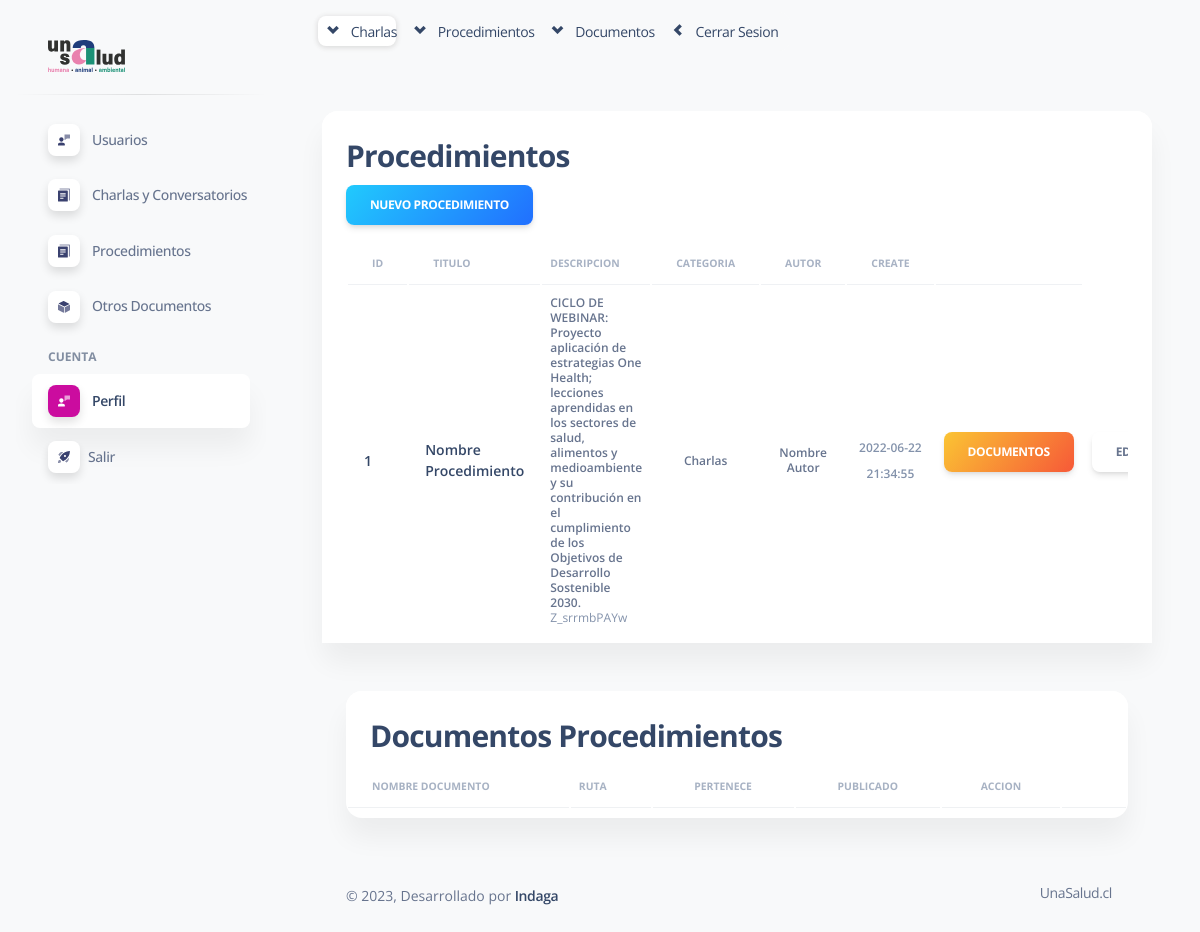
/admin/Layout/index.php?page=4 (signed in), run on an earlier commit of the app's database.
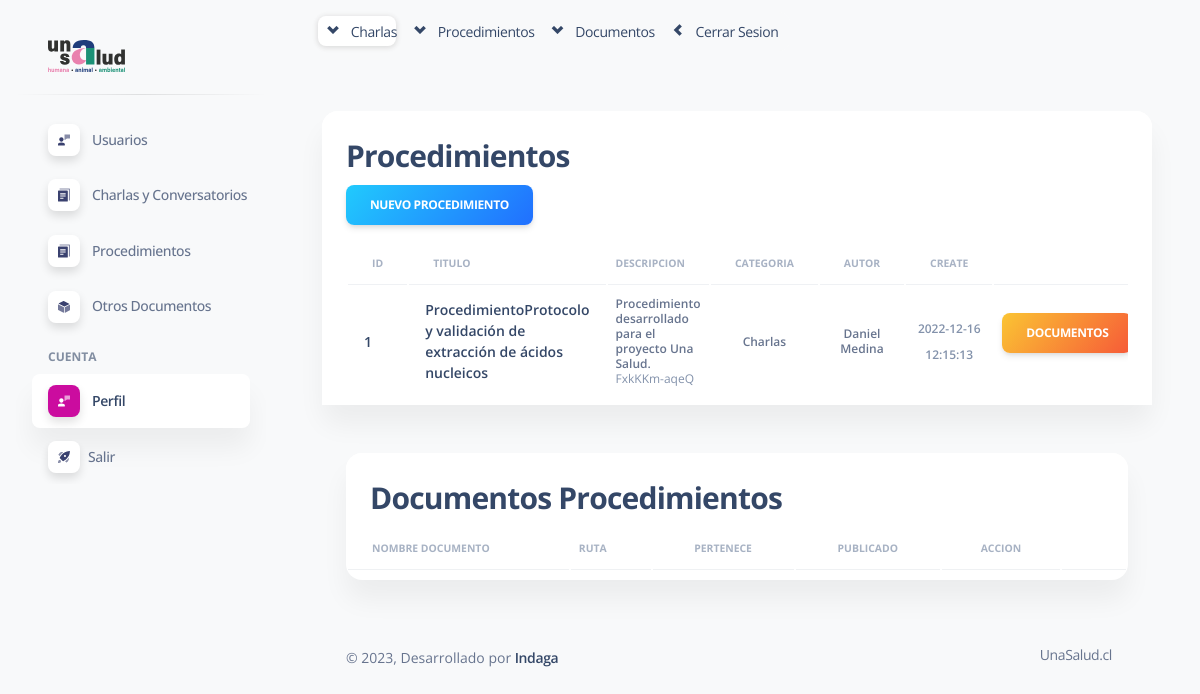
And on a later commit of the database.
### tables this page shows
CREATE TABLE `procedimientos` (
  `id_proc` int(11) NOT NULL,
  `nombre` varchar(255) NOT NULL,
  `descripcion` text NOT NULL,
  `link_video` varchar(255) NOT NULL,
  `create_at` datetime DEFAULT CURRENT_TIMESTAMP ON UPDATE CURRENT_TIMESTAMP,
  `id_usuario` int(11) NOT NULL,
  `id_categoria` int(11) NOT NULL,
  `autor` varchar(100) NOT NULL,
  `correo` varchar(150) NOT NULL
);

CREATE TABLE `categorias` (
  `id_cat` int(11) NOT NULL,
  `nombre_cat` varchar(150) NOT NULL
);

### admin/Layout/Procedimientos/index.php (the view, shortened to what the changed rows need)
<?php
include('../Config/Database.php');
?>
<div class="container-fluid py-4">
    <div class="row">
        <div class="col-12">
            <div class="card mb-4">
                <div class="card-header pb-0">
                    <div class="card-body px-0 pt-0 pb-2">
                        <div class="table-responsive p-0">
                            <table class="table align-items-center mb-0">
                                <thead>
                                    <tr>
                                        <th class="text-uppercase text-secondary text-xxs font-weight-bolder opacity-7">Id</th>
                                        <th class="text-uppercase text-secondary text-xxs font-weight-bolder opacity-7">Titulo</th>
                                        <th class="text-uppercase text-secondary text-xxs font-weight-bolder opacity-7 ps-2">Descripcion</th>
                                        <th class="text-center text-uppercase text-secondary text-xxs font-weight-bolder opacity-7">Categoria</th>
                                        <th class="text-center text-uppercase text-secondary text-xxs font-weight-bolder opacity-7">Autor</th>
                                        <th class="text-center text-uppercase text-secondary text-xxs font-weight-bolder opacity-7">Create</th>
                                        <th class="text-secondary opacity-7"></th>
                                    </tr>
                                </thead>
                                <tbody>
                                    <?php
                                    $query = "SELECT *
                                        FROM procedimientos C
                                        INNER JOIN usuarios U
                                        ON C.id_usuario = U.id_usuario
                                        JOIN categorias CA
                                        ON C.id_categoria = CA.id_cat";
                                    $result_task = mysqli_query($conn, $query);
                                    while ($row = mysqli_fetch_Array($result_task)) {
                                    ?>
                                        <tr>
                                            <td>
                                                <div class="d-flex px-2 py-1">
                                                    <div class="d-flex flex-column justify-content-center">
                                                        <h6 class="mb-0 text-sm"><?php echo $row['id_proc'] ?></h6>
                                                    </div>
                                                </div>
                                            </td>
                                            <td>
                                                <div class="d-flex px-2 py-1">
                                                    <div class="d-flex flex-column justify-content-center">
                                                        <h6 class="mb-0 text-sm"><?php echo $row['nombre'] ?></h6>
                                                    </div>
                                                </div>
                                            </td>
                                            <td>
                                                <p class="text-xs font-weight-bold mb-0"><?php echo $row['descripcion'] ?></p>
                                                <p class="text-xs text-secondary mb-0"><?php echo $row['link_video'] ?></p>
                                            </td>
                                            <td class="align-middle text-center text-sm">
                                                <p class="text-xs font-weight-bold mb-0"><?php echo $row['nombre_cat'] ?></p>
                                            </td>
                                            <td class="align-middle text-center text-sm">
                                                <p class="text-xs font-weight-bold mb-0"><?php echo $row['autor'] ?></p>
                                            </td>
                                            <td class="align-middle text-center">
                                                <span class="text-secondary text-xs font-weight-bold"><?php echo $row['create_at'] ?></span>
                                            </td>
                                            <td class="align-middle">
                                                <form action="Procedimientos/create-doc.php" method="post">
                                                    <input class="btn bg-gradient-warning" type="submit" name="edit" value="Documentos">
                                                </form>
                                            </td>
                                            <td class="align-middle">
                                                <form action="Procedimientos/edit.php" method="post">
                                                    <input class="btn btn-default" type="submit" name="edit" value="Editar">
                                                </form>
                                            </td>
                                        </tr>
                                    <?php
                                    }
                                    ?>
                                </tbody>
                            </table>
                        </div>
                    </div>
                </div>
            </div>
        </div>
    </div>
    <div class="container-fluid py-4">
        <div class="row">
            <div class="col-12">
                <div class="card mb-4">
                    <div class="card-body px-0 pt-0 pb-2">
                        <div class="table-responsive p-0">
                            <table class="table align-items-center mb-0">
                                <thead>
                                    <tr>
                                        <th class="text-uppercase text-secondary text-xxs font-weight-bolder opacity-7">Nombre documento</th>
                                        <th class="text-uppercase text-secondary text-xxs font-weight-bolder opacity-7 ps-2">Ruta</th>
                                        <th class="text-center text-uppercase text-secondary text-xxs font-weight-bolder opacity-7">Pertenece</th>
                                        <th class="text-center text-uppercase text-secondary text-xxs font-weight-bolder opacity-7">Publicado</th>
                                        <th class="text-center text-uppercase text-secondary text-xxs font-weight-bolder opacity-7">Accion</th>
                                        <th class="text-secondary opacity-7"></th>
                                    </tr>
                                </thead>
                            </table>
                        </div>
                    </div>
                </div>
            </div>
        </div>
    </div>

What changed in the data, as far as the page shows it:
changed procedimientos "Charlas": nombre "Nombre Procedimiento" → "ProcedimientoProtocolo y validación de extracción de ácidos nucleicos"; descripcion "CICLO DE WEBINAR: Proyecto aplicación de estrategias One Health; lecciones aprendidas en los sectores de salud, alimentos y medioambiente y su contribución en el cumplimiento de los Objetivos de Desarrollo Sostenible 2030." → "Procedimiento desarrollado para el proyecto Una Salud."; link_video "Z_srrmbPAYw" → "FxkKKm-aqeQ"; autor "Nombre Autor" → "Daniel Medina"; create_at "2022-06-22 21:34:55" → "2022-12-16 12:15:13"; edit "Editar" → (not shown)
